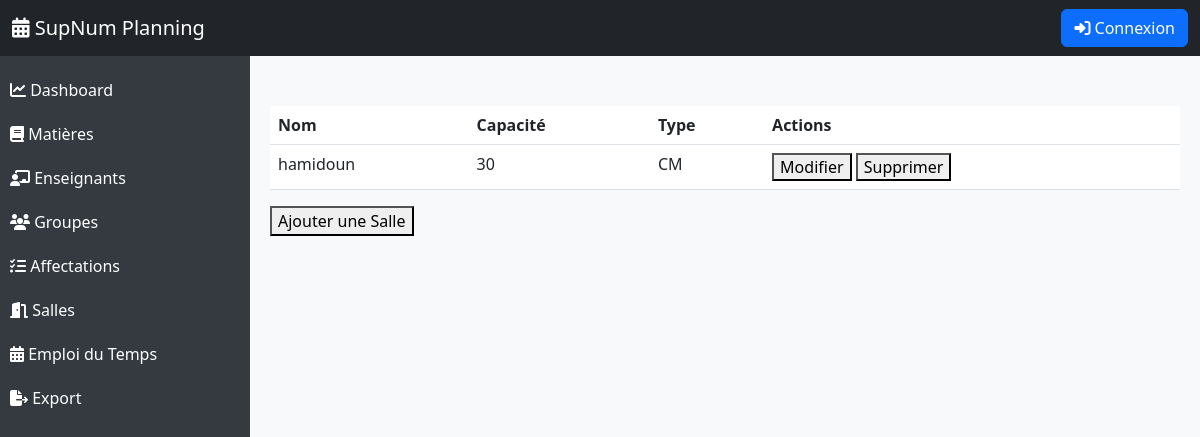
The app's page /salles/ with its own data.
### planning/models.py (models this page shows, shortened)
class Salle(models.Model):
    id = models.UUIDField(primary_key=True, default=uuid.uuid4, editable=False)
    nom = models.CharField(max_length=50, unique=True)
    capacite = models.IntegerField()
    type_salle = models.CharField(max_length=50, choices=[("CM", "CM"), ("TD", "TD"), ("TP", "TP")])

### planning/views.py (the view)
# urls.py: path('salles/', afficher_salles, name='salles'),
def afficher_salles(request):
    salles = Salle.objects.all()
    return render(request, "planning/salles.html", {"salles": salles})

### planning/templates/planning/salles.html (shortened to what this page needs)
{% extends "planning/base.html" %}
{% block content %}
<h2>Gestion des Salles</h2>
<table class="table mt-5">
    <thead>
        <tr>
            <th>Nom</th>
            <th>Capacité</th>
            <th>Type</th>
            <th>Actions</th>
        </tr>
    </thead>
    <tbody>
        {% for salle in salles %}
        <tr>
            <td>{{ salle.nom }}</td>
            <td>{{ salle.capacite }}</td>
            <td>{{ salle.type_salle }}</td>
            <td>
                <button onclick="modifierSalle('{{ salle.id }}')">Modifier</button>
                <button onclick="supprimerSalle('{{ salle.id }}')">Supprimer</button>
            </td>
        </tr>
        {% endfor %}
    </tbody>
</table>
<button onclick="ajouterSalle()">Ajouter une Salle</button>
{% endblock %}

### planning/templates/planning/base.html (style rules this page uses)
body { display: flex; height: 100vh; background-color: #f8f9fa; }

### records on screen
Salle: nom "hamidoun", capacite "30", type_salle "CM"
